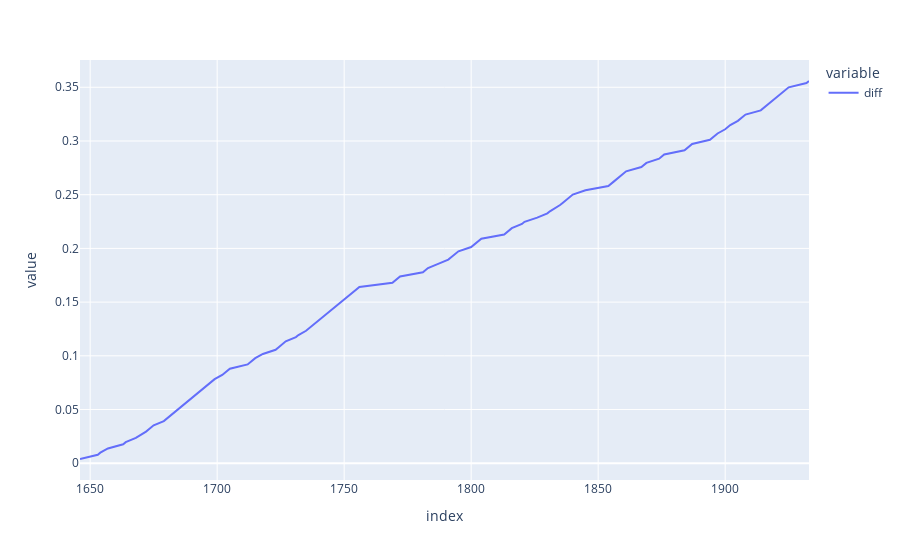

Notebook code for this chart:
### Code cell
dataset.X_oot['diff'] = dataset.X_oot['next_close_price'] - dataset.X_oot['close_price']
dataset.X_oot['pred'] = pred
print( sum(dataset.X_oot['diff'][dataset.X_oot['pred'] ==1]) - sum(pred)*0.00006)
final_pred =dataset.X_oot['diff'][dataset.X_oot['pred'] ==1] -0.00006
px.line(final_pred.cumsum(axis = 0))

### Figure 1 — Plotly figure (JSON) as saved in the notebook; plotly's stock layout.template omitted (floating-point values rounded to 4 significant figures; data arrays with more than 128 entries replaced by an {"elided": "..."} marker saying what was removed)
{"data": [{"hovertemplate": "variable=diff<br>index=%{x}<br>value=%{y}<extra></extra>", "legendgroup": "diff", "line": {"color": "#636efa", "dash": "solid"}, "marker": {"symbol": "circle"}, "mode": "lines", "name": "diff", "orientation": "v", "showlegend": true, "type": "scatter", "x": {"elided": "136 int values"}, "xaxis": "x", "y": {"elided": "136 float values"}, "yaxis": "y"}], "layout": {"legend": {"title": {"text": "variable"}, "tracegroupgap": 0}, "margin": {"t": 60}, "xaxis": {"anchor": "y", "domain": [0, 1], "title": {"text": "index"}}, "yaxis": {"anchor": "x", "domain": [0, 1], "title": {"text": "value"}}}}
